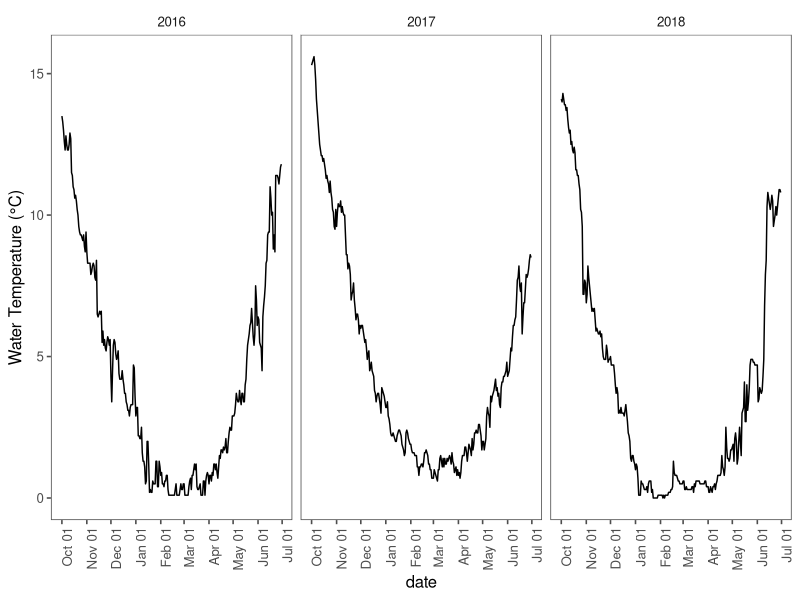

Here is the R script that generated this plot: (Note: this script raises an error after producing the figure.)
#### CLEAR THE ENVIRONMENT FIRST ---------------------------------------------

rm(list = ls(all.names = TRUE))


#### LOAD PACKAGES -----------------------------------------------------------

library(ggplot2)
library(lubridate)
library(ggthemes)
library(dplyr)
library(readxl)
library(zoo)
library(gridExtra)
library(grid)
library(cowplot)


#### LOAD TEMPERATURE DATA -----------------------------------------------------------------------

temp.1 <- read_excel("data/lake-superior-thunder-bay/lake-superior-thunder-bay-temperature.xlsx", sheet = "2016")
temp.2 <- read_excel("data/lake-superior-thunder-bay/lake-superior-thunder-bay-temperature.xlsx", sheet = "2017")
temp.3 <- read_excel("data/lake-superior-thunder-bay/lake-superior-thunder-bay-temperature.xlsx", sheet = "2018")

temp.all <- bind_rows(temp.1, temp.2, temp.3) %>% 
  mutate(yday = yday(date))
rm(temp.1, temp.2, temp.3)

## 
ggplot(temp.all, aes(x = date, y = temp.c)) + 
  geom_line() + theme_few() + 
  ylab('Water Temperature (°C)') + 
  scale_x_datetime(date_breaks = "1 month", date_labels =  "%b %d") + 
  theme(axis.text.x = element_text(angle = 90, hjust = 1)) + 
  facet_wrap(~year, scales = "free_x")


#### CALCULATE MEAN SPAWNING DATE ----------------------------------------------------------------

mu.spawn <- read_excel("data/lake-superior-thunder-bay/lake-superior-thunder-bay-spawning.xlsx", sheet = "lake-superior-thunder-bay-spawn") %>% 
  group_by(year) %>% 
  summarize(mu.spawn.date = as.Date(weighted.mean(date, spawn.abundance), format = "%Y-%m-%d")) %>% 
  mutate(mu.spawn.yday = yday(mu.spawn.date)) %>% 
  summarize(mu.spawn = mean(mu.spawn.yday)) %>% 
  pull()


#### CALCULATE MEAN HATCHING DATE ----------------------------------------------------------------

mu.hatch <- read_excel("data/lake-superior-apostle-islands/lake-superior-apostle-islands-hatching.xlsx", sheet = "lake-superior-apostle-hatching") %>% 
  select(year, mu.hatch.date = mean.date) %>% 
  mutate(mu.hatch.yday = yday(mu.hatch.date)) %>% 
  summarize(mu.hatch = mean(mu.hatch.yday)) %>% 
  pull()


## Filter temp profiles by start and end dates
temp.spawn <- temp.all %>% group_by(year) %>% filter(yday >= mu.spawn)
temp.hatch <- temp.all %>% group_by(year) %>% filter(yday <= mu.hatch)
temp.inc <- bind_rows(temp.spawn, temp.hatch) 

## Find ADD at hatch
temp.ADD <- temp.inc %>% group_by(year) %>% 
  mutate(ADD = cumsum(temp.c)) %>% 
  filter(ADD == max(ADD)) %>% 
  select(date, year, temp.c, ADD)


#### XXXXXXXXX -----------------------
## Polynomial: y = a + bx + cx^2
## Semilog: log10(y) = log10(a) + log10(b)x + log10(c)x^2
## Antilog: 10^(log(y))

## Colby and Brooke
model.CB <- read_excel("data/model-structural-parameters.xlsx", sheet = "coefs") %>% 
  filter(lake == "Pickeral Lake")

## Take antilog from daily semilog output, accumulate across days
model.CB.perc <- temp.all %>%
  group_by(year) %>% 
  filter(date >= as.Date(mu.spawn, origin = paste0(year-2, "-12-31"))) %>% 
  mutate(perc.day = (10^(model.CB$a + model.CB$b * temp.c + model.CB$c * temp.c^2))*100,
         perc.cum = cumsum(perc.day)) %>% 
  filter(perc.cum <= 100) %>%
  mutate(ADD = cumsum(temp.c))

model.CB.perc.max <- model.CB.perc %>% group_by(year) %>% 
  filter(perc.cum == max(perc.cum)) %>% 
  select(date, year, temp.c, ADD) %>% 
  mutate(model = "CB")

## Stewart et al. 2021
model.superior <- read_excel("data/model-structural-parameters.xlsx", sheet = "coefs") %>% 
  filter(lake == "Lake Superior")

## Take antilog from daily semilog output, accumulate across days
model.ST.perc <- temp.all %>%
  group_by(year) %>% 
  filter(date >= as.Date(mu.spawn, origin = paste0(year-2, "-12-31"))) %>% 
  mutate(perc.day = (10^(model.superior$a + model.superior$b * temp.c + model.superior$c * temp.c^2))*100,
         perc.cum = cumsum(perc.day),) %>% 
  filter(perc.cum <= 100) %>%
  mutate(ADD = cumsum(temp.c))

model.ST.perc.max <- model.ST.perc %>% group_by(year) %>% 
  filter(perc.cum == max(perc.cum)) %>% 
  select(date, year, temp.c, ADD) %>% 
  mutate(model = "ST")


#### COMBINE ALL MODEL HATCHING ESTIMATES --------------------------------------------------------

model.hatching.all <- temp.ADD %>% 
  mutate(model = "EP") %>% 
  bind_rows(., model.ST.perc.max, model.CB.perc.max) %>% 
  mutate(model = factor(model, ordered = TRUE, levels = c("EP", "ST", "CB")),
         jday = yday(date))


#### VISUALIZATIONS ------------------------------------------------------------------------------

ggplot(temp.all, aes(x = date, y = temp.c)) + 
  geom_line(size = 0.8) +
  geom_vline(data = data.frame(year = unique(temp.all$year), 
                               date = temp.inc %>% group_by(year) %>% slice(1) %>% pull(date)),
             aes(xintercept = date), color = "gray25", linetype = "dashed", show.legend = FALSE) +
  geom_point(data = model.hatching.all, aes(x = as.POSIXct(date), y = temp.c, fill = model, shape = model), size = 3) +
  scale_shape_manual("", values = c(21, 22, 23),
                     labels = c("Observed Hatching  ", "Stewart et al., 2021  ", "Colby & Brooke, 1973")) +
  scale_fill_manual("", values = c("lightsalmon", "cornflowerblue", "forestgreen"),
                    labels = c("Observed Hatching  ", "Stewart et al., 2021  ", "Colby & Brooke, 1973")) +
  scale_x_datetime(date_breaks = "1 month", date_labels =  "%b %d") + 
  labs(y = "Water Temperature (°C)") + 
  theme_few() + 
  theme(axis.text.x = element_text(angle = 45, hjust = 1),
        axis.text = element_text(size = 12),
        axis.title.y = element_text(size = 15),
        axis.title.x = element_blank(),
        legend.position = "top", 
        legend.text = element_text(size = 15),
        strip.text = element_text(size = 12),
        panel.spacing = unit(1, "lines")) + 
  facet_wrap(~year, scales = "free_x")

ggsave("figures/lake-superior-thunder-bay/lake-superior-thunder-bay-model-comparison-temp.png", height = 6.5, width = 14, dpi = 300)


plot.add <- ggplot(model.hatching.all, aes(x = factor(year), y = ADD, group = model)) +
  geom_point(aes(fill = model, shape = model), size = 3) + 
  scale_shape_manual("", values = c(21, 22, 23),
                     labels = c("Observed Hatching  ", "Stewart et al., 2021  ", "Colby & Brooke, 1973")) +
  scale_fill_manual("", values = c("lightsalmon", "cornflowerblue", "forestgreen"),
                    labels = c("Observed Hatching  ", "Stewart et al., 2021  ", "Colby & Brooke, 1973")) +
  labs(y = "Degree-days") +
  theme_few() + 
  theme(axis.text.x = element_text(angle = 45, hjust = 1),
        axis.text = element_text(size = 12),
        axis.title.y = element_text(size = 15),
        axis.title.x = element_blank(),
        legend.position = "top", 
        legend.text = element_text(size = 15),
        strip.text = element_text(size = 12),
        panel.spacing = unit(1, "lines"))

plot.date <- ggplot(model.hatching.all, aes(x = factor(year), y = jday, group = model)) +
  geom_point(aes(fill = model, shape = model), size = 3) + 
  scale_shape_manual("", values = c(21, 22, 23),
                     labels = c("Observed Hatching  ", "Stewart et al., 2021  ", "Colby & Brooke, 1973")) +
  scale_fill_manual("", values = c("lightsalmon", "cornflowerblue", "forestgreen"),
                    labels = c("Observed Hatching  ", "Stewart et al., 2021  ", "Colby & Brooke, 1973")) +
  labs(y = "Julian Date") +
  theme_few() + 
  theme(axis.text.x = element_text(angle = 45, hjust = 1),
        axis.text = element_text(size = 12),
        axis.title.y = element_text(size = 15),
        axis.title.x = element_blank(),
        legend.position = "top", 
        legend.text = element_text(size = 15),
        strip.text = element_text(size = 12),
        panel.spacing = unit(1, "lines"))

## Combine all figures
plot.all <- grid.arrange(
  arrangeGrob(get_legend(plot.add),
              nrow = 1,
              ncol = 1),
  arrangeGrob(
    arrangeGrob(plot.add + theme(legend.position = "none", axis.title.x = element_blank()),
                nrow = 1),
    arrangeGrob(plot.date + theme(legend.position = "none", axis.title.x = element_blank()), 
                nrow = 1),
    ncol = 2,
    widths = c(1, 1)
  ),
  heights = c(0.05, 1.0)
)

ggsave("figures/lake-superior-thunder-bay/lake-superior-thunder-bay-model-comparison-point.png", plot = plot.all, width = 8, height = 5, dpi = 300)

